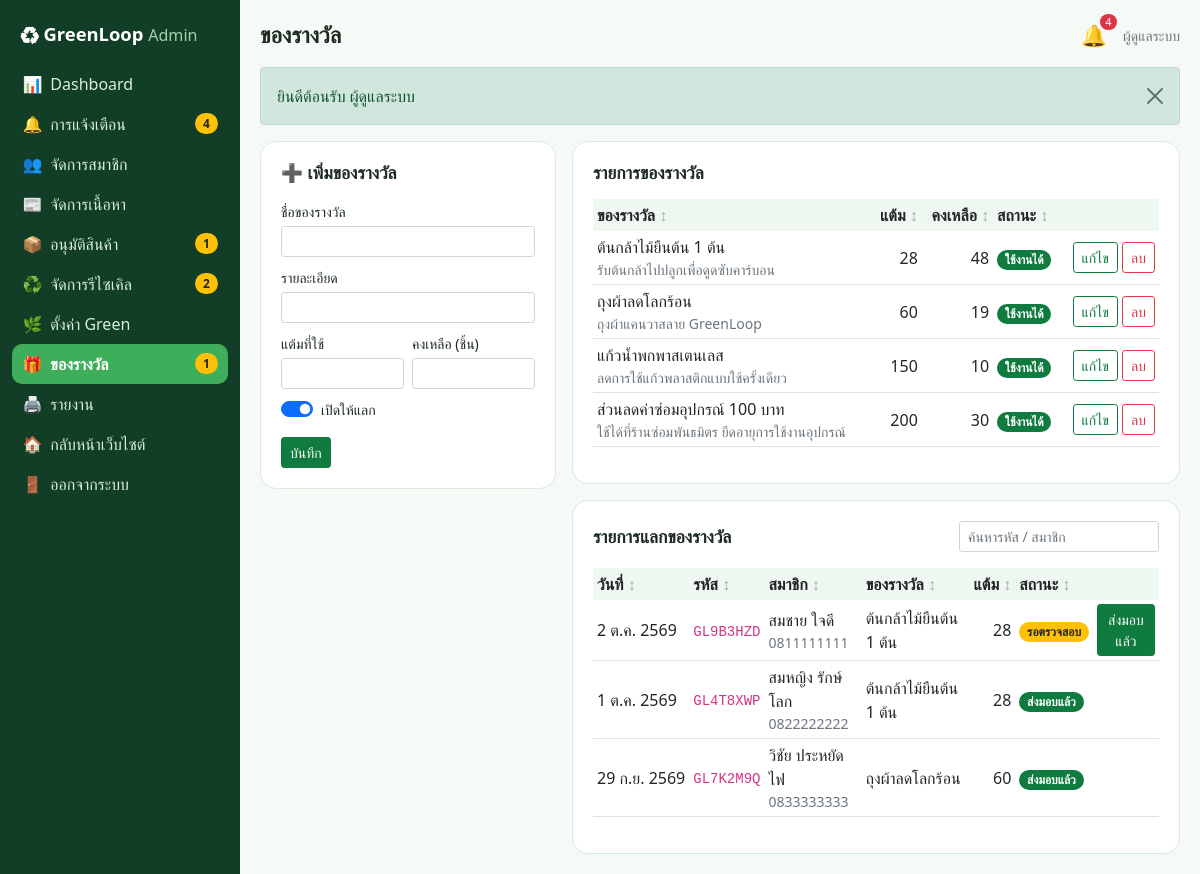
/admin/rewards.php (signed in), run on the app's committed database.
### tables this page shows
CREATE TABLE users (
    id INT UNSIGNED AUTO_INCREMENT PRIMARY KEY,
    name VARCHAR(100) NOT NULL,
    email VARCHAR(120) NOT NULL,
    phone VARCHAR(10) NOT NULL DEFAULT '',
    address VARCHAR(255) NOT NULL DEFAULT '',
    avatar VARCHAR(150) NULL,
    password_hash VARCHAR(255) NOT NULL,
    secret_question VARCHAR(150) NOT NULL,
    secret_answer_hash VARCHAR(255) NOT NULL,
    role ENUM('user','admin') NOT NULL DEFAULT 'user',
    status ENUM('active','suspended') NOT NULL DEFAULT 'active',
    green_points INT UNSIGNED NOT NULL DEFAULT 0,
    created_at DATETIME NOT NULL DEFAULT CURRENT_TIMESTAMP,
    UNIQUE KEY uq_users_email (email)
);

CREATE TABLE rewards (
    id INT UNSIGNED AUTO_INCREMENT PRIMARY KEY,
    name VARCHAR(120) NOT NULL,
    description VARCHAR(255) NOT NULL DEFAULT '',
    points_cost INT UNSIGNED NOT NULL,
    stock INT UNSIGNED NOT NULL DEFAULT 0,
    is_active TINYINT(1) NOT NULL DEFAULT 1
);

CREATE TABLE redemptions (
    id INT UNSIGNED AUTO_INCREMENT PRIMARY KEY,
    user_id INT UNSIGNED NOT NULL,
    reward_id INT UNSIGNED NOT NULL,
    points_used INT UNSIGNED NOT NULL,
    code CHAR(8) NOT NULL,
    status ENUM('pending','delivered') NOT NULL DEFAULT 'pending',
    created_at DATETIME NOT NULL DEFAULT CURRENT_TIMESTAMP,
    CONSTRAINT fk_redemption_user FOREIGN KEY (user_id) REFERENCES users (id) ON DELETE CASCADE,
    CONSTRAINT fk_redemption_reward FOREIGN KEY (reward_id) REFERENCES rewards (id) ON DELETE CASCADE
);

### admin/rewards.php (the view, shortened to what this page needs)
<?php
require __DIR__ . '/../includes/init.php';
require_admin();
$rewards = rows('SELECT * FROM rewards ORDER BY points_cost');
$edit = null;
$redemptions = rows("SELECT d.*, r.name AS reward, u.name AS user_name, u.phone FROM redemptions d JOIN rewards r ON r.id = d.reward_id JOIN users u ON u.id = d.user_id ORDER BY FIELD(d.status, 'pending') DESC, d.id DESC LIMIT 100");
$title = 'ของรางวัล';
require __DIR__ . '/../includes/admin_header.php';
?>
<div class="row g-3">
  <div class="col-xl-4">
    <form class="panel needs-validation" method="post" novalidate>
      <h2><?= $edit ? '✏️ แก้ไขของรางวัล' : '➕ เพิ่มของรางวัล' ?></h2>
      <div class="mb-2"><label class="form-label small mb-1" for="name">ชื่อของรางวัล</label><input id="name" name="name" class="form-control form-control-sm" value="<?= e($edit ? $edit['name'] : '') ?>" required minlength="2" maxlength="120"><div class="invalid-feedback">กรอกชื่อของรางวัล</div></div>
      <div class="mb-2"><label class="form-label small mb-1" for="description">รายละเอียด</label><input id="description" name="description" class="form-control form-control-sm" value="<?= e($edit ? $edit['description'] : '') ?>" maxlength="255"></div>
      <div class="row g-2 mb-2">
        <div class="col-6"><label class="form-label small mb-1" for="points_cost">แต้มที่ใช้</label><input id="points_cost" name="points_cost" type="number" min="1" step="1" class="form-control form-control-sm" value="<?= e($edit ? $edit['points_cost'] : '') ?>" required></div>
        <div class="col-6"><label class="form-label small mb-1" for="stock">คงเหลือ (ชิ้น)</label><input id="stock" name="stock" type="number" min="0" step="1" class="form-control form-control-sm" value="<?= e($edit ? $edit['stock'] : '') ?>" required></div>
      </div>
      <div class="form-check form-switch mb-3"><input class="form-check-input" type="checkbox" name="is_active" value="1" id="is_active" <?= !$edit || $edit['is_active'] ? 'checked' : '' ?>><label class="form-check-label small" for="is_active">เปิดให้แลก</label></div>
      <button class="btn btn-success btn-sm">บันทึก</button>
    </form>
  </div>
  <div class="col-xl-8">
    <div class="panel">
      <h2>รายการของรางวัล</h2>
      <div class="table-responsive"><table class="table table-sm">
        <thead><tr><th data-sort>ของรางวัล</th><th data-sort="num" class="text-end">แต้ม</th><th data-sort="num" class="text-end">คงเหลือ</th><th data-sort>สถานะ</th><th></th></tr></thead>
        <tbody><?php foreach ($rewards as $r): ?>
          <tr><td><?= e($r['name']) ?><div class="small text-muted"><?= e($r['description']) ?></div></td><td class="text-end"><?= number_format($r['points_cost']) ?></td><td class="text-end"><?= (int) $r['stock'] ?></td>
            <td><?= badge($r['is_active'] ? 'active' : 'off') ?></td>
            <td class="text-end text-nowrap"><a class="btn btn-sm btn-outline-success" href="<?= e(url('admin/rewards.php?edit=' . $r['id'])) ?>">แก้ไข</a>
              <form method="post" class="d-inline" data-confirm="ลบของรางวัลนี้?"><button class="btn btn-sm btn-outline-danger">ลบ</button></form></td></tr>
        <?php endforeach; ?></tbody>
      </table></div>
    </div>
    <div class="panel">
      <div class="d-flex justify-content-between align-items-center flex-wrap gap-2 mb-3"><h2 class="mb-0">รายการแลกของรางวัล</h2>
        <input type="search" class="form-control form-control-sm" style="width:200px" placeholder="ค้นหารหัส / สมาชิก" data-filter="#redemptions" aria-label="ค้นหารายการแลก"></div>
      <?php if (!$redemptions): ?><div class="empty">ยังไม่มีรายการแลก</div><?php else: ?>
      <div class="table-responsive"><table class="table table-sm" id="redemptions">
        <thead><tr><th data-sort>วันที่</th><th data-sort>รหัส</th><th data-sort>สมาชิก</th><th data-sort>ของรางวัล</th><th data-sort="num" class="text-end">แต้ม</th><th data-sort>สถานะ</th><th></th></tr></thead>
        <tbody><?php foreach ($redemptions as $d): ?>
          <tr><td data-value="<?= e($d['created_at']) ?>" class="text-nowrap"><?= thai_date($d['created_at'], false) ?></td><td><code><?= e($d['code']) ?></code></td>
            <td><?= e($d['user_name']) ?><div class="small text-muted"><?= e($d['phone']) ?></div></td><td><?= e($d['reward']) ?></td><td class="text-end"><?= (int) $d['points_used'] ?></td><td><?= badge($d['status']) ?></td>
            <td class="text-end"><?php if ($d['status'] === 'pending'): ?><form method="post"><button class="btn btn-sm btn-success">ส่งมอบแล้ว</button></form><?php endif; ?></td></tr>
        <?php endforeach; ?></tbody>
      </table></div>
      <?php endif; ?>
    </div>
  </div>
</div>
<?php require __DIR__ . '/../includes/admin_footer.php'; ?>

### includes/admin_header.php (shortened to what this page needs)
<?php
$self = basename($_SERVER['SCRIPT_NAME']);
$unread = (int) val('SELECT COUNT(*) FROM notifications WHERE is_read = 0');
$pending = [
    'products.php' => (int) val("SELECT COUNT(*) FROM products WHERE status = 'pending'"),
    'recycles.php' => (int) val("SELECT COUNT(*) FROM recycle_requests WHERE status IN ('pending', 'accepted')"),
    'rewards.php' => (int) val("SELECT COUNT(*) FROM redemptions WHERE status = 'pending'"),
    'notifications.php' => $unread,
];
$menu = [
    'index.php' => ['📊', 'Dashboard'],
    'notifications.php' => ['🔔', 'การแจ้งเตือน'],
    'users.php' => ['👥', 'จัดการสมาชิก'],
    'contents.php' => ['📰', 'จัดการเนื้อหา'],
    'products.php' => ['📦', 'อนุมัติสินค้า'],
    'recycles.php' => ['♻️', 'จัดการรีไซเคิล'],
    'green.php' => ['🌿', 'ตั้งค่า Green'],
    'rewards.php' => ['🎁', 'ของรางวัล'],
    'reports.php' => ['🖨️', 'รายงาน'],
];
?>
<!doctype html>
<html lang="th">
<head>
<link href="<?= e(url('assets/vendor/bootstrap.min.css')) ?>" rel="stylesheet">
<link href="<?= e(url('assets/css/style.css')) ?>?v=1" rel="stylesheet">
</head>
<body class="admin">
<div class="admin-shell">
  <aside class="admin-side">
    <a class="brand" href="<?= e(url('admin/index.php')) ?>">♻ GreenLoop <small>Admin</small></a>
    <nav>
    <?php foreach ($menu as $file => $m): ?>
      <a class="item <?= $self === $file ? 'active' : '' ?>" href="<?= e(url('admin/' . $file)) ?>"><span><?= $m[0] ?></span> <?= $m[1] ?>
        <?php if (!empty($pending[$file])): ?><span class="badge rounded-pill bg-warning text-dark"><?= $pending[$file] ?></span><?php endif; ?></a>
    <?php endforeach; ?>
      <a class="item" href="<?= e(url('index.php')) ?>"><span>🏠</span> กลับหน้าเว็บไซต์</a>
      <form method="post" action="<?= e(url('logout.php')) ?>"><?= csrf_field() ?><button class="item"><span>🚪</span> ออกจากระบบ</button></form>
    </nav>
  </aside>
  <div class="admin-main">
    <div class="admin-top">
      <h1><?= e(isset($title) ? $title : 'Admin') ?></h1>
      <div class="d-flex align-items-center gap-3">
        <a class="bell" href="<?= e(url('admin/notifications.php')) ?>" title="การแจ้งเตือน">🔔<?php if ($unread): ?><span class="dot"><?= $unread ?></span><?php endif; ?></a>
        <span class="small text-muted"><?= e(user()['name']) ?></span>
      </div>
    </div>
    <?php if (!empty($_SESSION['flash'])): foreach ($_SESSION['flash'] as $flashMsg): ?>
      <div class="alert alert-<?= e($flashMsg[0]) ?> alert-dismissible fade show" role="alert"><?= e($flashMsg[1]) ?><button type="button" class="btn-close" data-bs-dismiss="alert" aria-label="ปิด"></button></div>
    <?php endforeach; unset($_SESSION['flash']); endif; ?>

### includes/init.php (shortened to what this page needs)
<?php
function db()
{
    static $pdo = null;
    if ($pdo === null) {
        $c = require ROOT_PATH . '/config.php';
        try {
            $pdo = new PDO(
                "mysql:host={$c['db_host']};port={$c['db_port']};dbname={$c['db_name']};charset=utf8mb4",
                $c['db_user'],
                $c['db_pass'],
                [
                    PDO::ATTR_ERRMODE => PDO::ERRMODE_EXCEPTION,
                    PDO::ATTR_DEFAULT_FETCH_MODE => PDO::FETCH_ASSOC,
                    PDO::ATTR_EMULATE_PREPARES => false,
                ]
            );
            $pdo->exec("SET time_zone = '+07:00'");
        } catch (PDOException $ex) {
            http_response_code(500);
            exit('<h3>เชื่อมต่อฐานข้อมูลไม่ได้</h3><p>กรุณานำเข้าไฟล์ <code>database.sql</code> และตรวจสอบการตั้งค่าใน <code>config.php</code></p>');
        }
    }
    return $pdo;
}
function q($sql, $params = [])
{
    $st = db()->prepare($sql);
    $st->execute($params);
    return $st;
}
function row($sql, $params = [])
{
    $r = q($sql, $params)->fetch();
    return $r ?: null;
}
function rows($sql, $params = [])
{
    return q($sql, $params)->fetchAll();
}
function val($sql, $params = [])
{
    return q($sql, $params)->fetchColumn();
}
function e($s)
{
    return htmlspecialchars((string) $s, ENT_QUOTES, 'UTF-8');
}
function url($path = '')
{
    return BASE_URL . '/' . ltrim($path, '/');
}
function thai_date($dt, $time = true)
{
    $t = strtotime($dt);
    $m = ['', 'ม.ค.', 'ก.พ.', 'มี.ค.', 'เม.ย.', 'พ.ค.', 'มิ.ย.', 'ก.ค.', 'ส.ค.', 'ก.ย.', 'ต.ค.', 'พ.ย.', 'ธ.ค.'];
    return date('j', $t) . ' ' . $m[(int) date('n', $t)] . ' ' . (date('Y', $t) + 543) . ($time ? ' ' . date('H:i', $t) : '');
}
function badge($status)
{
    $s = isset(STATUS_LABELS[$status]) ? STATUS_LABELS[$status] : [$status, 'secondary'];
    return '<span class="badge rounded-pill bg-' . $s[1] . ($s[1] === 'warning' || $s[1] === 'info' ? ' text-dark' : '') . '">' . e($s[0]) . '</span>';
}
function user()
{
    static $u = false;
    if ($u === false) {
        $u = empty($_SESSION['uid']) ? null : row('SELECT * FROM users WHERE id = ?', [$_SESSION['uid']]);
    }
    return $u;
}
function require_login()
{
    if (!user()) {
        $_SESSION['after_login'] = $_SERVER['REQUEST_URI'];
        flash('กรุณาเข้าสู่ระบบก่อนใช้งาน', 'warning');
        redirect('login.php');
    }
    return user();
}
function require_admin()
{
    $u = require_login();
    return $u;
}

### assets/css/style.css (style rules this page uses)
:root { --gl-green: #0f7b3f; --gl-green-2: #3fae5a; --gl-soft: #eef7f0; --gl-line: #dbeadf; --gl-ink: #1d2b22; }
body { font-family: "Leelawadee UI", "Sarabun", "TH Sarabun New", Tahoma, "Segoe UI", sans-serif; background: #f6faf7; color: var(--gl-ink); min-height: 100vh; display: flex; flex-direction: column; }
a { color: var(--gl-green); }
.btn-success { background: var(--gl-green); border-color: var(--gl-green); }
.btn-outline-success { color: var(--gl-green); border-color: var(--gl-green); }
.bg-success { background-color: var(--gl-green) !important; }
.panel { background: #fff; border: 1px solid var(--gl-line); border-radius: 16px; padding: 1.25rem; }
.panel + .panel { margin-top: 1rem; }
.panel h2 { font-size: 1.1rem; font-weight: 700; margin-bottom: 1rem; }
.table { vertical-align: middle; }
.table thead th { white-space: nowrap; background: var(--gl-soft); border-bottom: 0; font-weight: 600; }
th[data-sort] { cursor: pointer; user-select: none; }
th[data-sort]::after { content: " ↕"; opacity: .35; }
.admin-shell { display: flex; min-height: 100vh; width: 100%; }
.admin-side { width: 240px; flex-shrink: 0; background: #123d26; color: #d9eedf; padding: 1rem .75rem; }
.admin-side .brand { display: block; color: #fff; font-weight: 700; font-size: 1.15rem; text-decoration: none; padding: .25rem .5rem 1rem; }
.admin-side .brand small { color: #9fd3ae; font-weight: 500; }
.admin-side .item { display: flex; align-items: center; gap: .5rem; width: 100%; color: #d9eedf; text-decoration: none; padding: .5rem .65rem; border-radius: 10px; border: 0; background: none; text-align: left; white-space: nowrap; }
.admin-side .item.active { background: var(--gl-green-2); color: #fff; font-weight: 600; }
.admin-side .item .badge { margin-left: auto; }
.admin-main { flex: 1; min-width: 0; padding: 1.25rem; }
.admin-top { display: flex; justify-content: space-between; align-items: center; margin-bottom: 1rem; gap: 1rem; }
.admin-top h1 { font-size: 1.4rem; font-weight: 700; margin: 0; }
.bell { position: relative; font-size: 1.3rem; text-decoration: none; }
.bell .dot { position: absolute; top: -6px; right: -10px; background: #dc3545; color: #fff; font-size: .68rem; border-radius: 999px; padding: 0 .35rem; }

### data on the page
users: name "ผู้ดูแลระบบ"
rewards: name "ต้นกล้าไม้ยืนต้น 1 ต้น", description "รับต้นกล้าไปปลูกเพื่อดูดซับคาร์บอน", points_cost "28", stock "48"
rewards: name "ถุงผ้าลดโลกร้อน", description "ถุงผ้าแคนวาสลาย GreenLoop", points_cost "60", stock "19"
rewards: name "แก้วน้ำพกพาสเตนเลส", description "ลดการใช้แก้วพลาสติกแบบใช้ครั้งเดียว", points_cost "150", stock "10"
rewards: name "ส่วนลดค่าซ่อมอุปกรณ์ 100 บาท", description "ใช้ได้ที่ร้านซ่อมพันธมิตร ยืดอายุการใช้งานอุปกรณ์", points_cost "200", stock "30"
redemptions: created_at "2 ต.ค. 2569", code "GL9B3HZD", user.name "สมชาย ใจดี", user.phone "0811111111", reward.name "ต้นกล้าไม้ยืนต้น 1 ต้น", points_used "28", status "รอตรวจสอบ"
redemptions: created_at "1 ต.ค. 2569", code "GL4T8XWP", user.name "สมหญิง รักษ์โลก", user.phone "0822222222", reward.name "ต้นกล้าไม้ยืนต้น 1 ต้น", points_used "28", status "ส่งมอบแล้ว"
redemptions: created_at "29 ก.ย. 2569", code "GL7K2M9Q", user.name "วิชัย ประหยัดไฟ", user.phone "0833333333", reward.name "ถุงผ้าลดโลกร้อน", points_used "60", status "ส่งมอบแล้ว"

### other printed values
$m[0] "📊"
$m[1] "Dashboard"
$m[0] "🔔"
$m[1] "การแจ้งเตือน"
$pending[$file] "4"
$m[0] "👥"
$m[1] "จัดการสมาชิก"
$m[0] "📰"
$m[1] "จัดการเนื้อหา"
$m[0] "📦"
$m[1] "อนุมัติสินค้า"
$pending[$file] "1"
$m[0] "♻️"
$m[1] "จัดการรีไซเคิล"
$pending[$file] "2"
